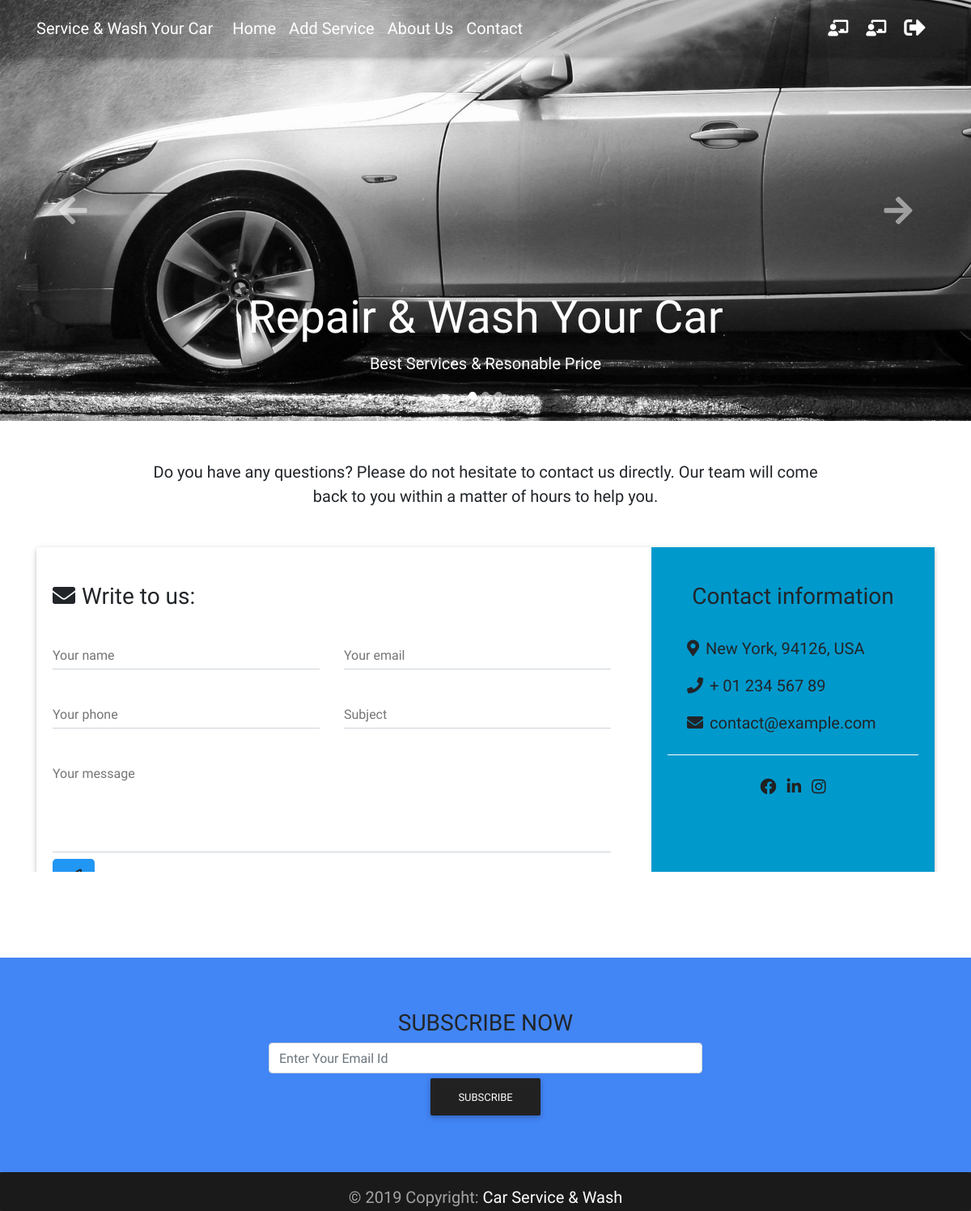
The app's page /contact.php (signed in) with its own data.
### tables this page shows
CREATE TABLE `pages` (
  `id` int(10) UNSIGNED NOT NULL,
  `title` varchar(255) NOT NULL,
  `description` text NOT NULL
);

CREATE TABLE `settings` (
  `id` int(10) UNSIGNED NOT NULL,
  `name` varchar(150) NOT NULL,
  `address` varchar(255) NOT NULL,
  `phone` varchar(20) NOT NULL,
  `email` varchar(150) NOT NULL,
  `facebook` varchar(255) DEFAULT NULL,
  `linkedin` varchar(255) DEFAULT NULL,
  `instagram` varchar(255) DEFAULT NULL
);

### lib/Session.php (called while the page is built, shortened)
<?php
class Session{
  public static function get($key){
    if (isset($_SESSION[$key])) {
      return $_SESSION[$key];
    } else {
      return false;
    }
  }
}
?>

### classes/User.php (called while the page is built, shortened)
<?php
	$filepath=realpath(dirname(__FILE__));
	include_once ($filepath.'../../lib/Database.php') ;
?>
<?php
class User
{
	private $db;
	function __construct(){
		$this->db=new Database();
	}
	public function getUserIdAndUserType(){
		return array(Session::get('userId'),Session::get('userType'));
	}
	public function getUserCategoryName($userId,$userType){
		$query = "SELECT name FROM user_categories LEFT JOIN users ON users.id='$userId' WHERE user_categories.id='$userType'";
		$result = $this->db->select($query);
		if($result){
			while ($value = $result->fetch_assoc()) {
				return $value['name'];
			}
		}
	}
	public function checkNormalUser(){
		list($x,$y) = $this->getUserIdAndUserType();
		if ($this->getUserCategoryName($x,$y) === 'User') {
			return true;
		}
		return false;
	}
}
?>

### lib/Database.php (called while the page is built, shortened)
<?php
    Class Database{
     public $host   = DB_HOST;
     public $user   = DB_USER;
     public $pass   = DB_PASS;
     public $dbname = DB_NAME;
     public $link;
    private function connectDB(){
     $this->link = new mysqli($this->host, $this->user, $this->pass,
      $this->dbname);
     }
    public function select($query){
      $result = $this->link->query($query) or
       die($this->link->error.__LINE__);
      if($result->num_rows > 0){
        return $result;
      } else {
        return false;
      }
     }
    }

### inc/inc.php (called while the page is built, shortened)
<?php
include 'lib/Session.php' ;
	include 'lib/Database.php' ;
	$user = new User();
	$page = new Page();
	$settings = new Settings();
?>

### classes/Page.php (called while the page is built, shortened)
<?php
	$filepath=realpath(dirname(__FILE__));
	include_once ($filepath.'/../lib/Database.php');
?>
<?php
class Page
{
	private $db;
	function __construct(){
		$this->db=new Database();
	}
	public function getAllPage(){
		$query = "SELECT * FROM pages ORDER BY id DESC";
		$result = $this->db->select($query);
		return $result;
	}
}
?>

### classes/Settings.php (called while the page is built, shortened)
<?php
	$filepath=realpath(dirname(__FILE__));
	include_once ($filepath.'/../lib/Database.php');
?>
<?php
class Settings
{
	private $db;
	function __construct(){
		$this->db=new Database();
	}
	public function getAllSettings(){
		$query = "SELECT * FROM settings";
		$result = $this->db->select($query);
		return $result;
	}
}
?>

### contact.php (the view, shortened to what this page needs)
<?php include 'inc/header.php'; ?>
<?php include 'inc/top_nav.php'; ?>
<?php include 'inc/carousel.php'; ?>
<main>
	<div class="container">
		<div class="mt-5 wow fadeIn">
			<section class="contact-section my-5">
				<p class="text-center w-responsive mx-auto mb-5">Do you have any questions? Please do not hesitate to contact us directly. Our team will come back to you within
        		a matter of hours to help you.</p>
				<div class="card">
					<div class="row">
						<div class="col-lg-8">
							<div class="card-body form">
								<h3 class="mt-4"><i class="fas fa-envelope pr-2"></i>Write to us:</h3>
								<form id="contact-form" name="contact-form">
									<div class="row">
										<div class="col-md-6">
											<div class="md-form mb-0">
												<input type="text" name="name" id="name" class="form-control">
												<label for="name" class="">Your name</label>
											</div>
										</div>
										<div class="col-md-6">
											<div class="md-form mb-0">
												<input type="text" name="email" id="email" class="form-control">
												<label for="email" class="">Your email</label>
											</div>
										</div>
									</div>
									<div class="row">
										<div class="col-md-6">
											<div class="md-form mb-0">
												<input type="text" name="phone"  id="phone" class="form-control">
												<label for="phone" class="">Your phone</label>
											</div>
										</div>
										<div class="col-md-6">
											<div class="md-form mb-0">
												<input type="text" name="subject"  id="subject" class="form-control">
												<label for="subject" class="">Subject</label>
											</div>
										</div>
									</div>
									<div class="row">
										<div class="col-md-12">
											<div class="md-form mb-0">
												<textarea name="message" id="message" class="form-control  md-textarea" rows="3"></textarea>
												<label for="message">Your message</label>
												<a onclick="validateForm()" class="btn-floating btn-lg blue">
													<i class="far fa-paper-plane"></i>
												</a>
											</div>
										</div>
									</div>
								</form>
							</div>
						</div>
						<div class="col-lg-4">
							<div class="card-body contact text-center h-100 dark-text info-color-dark">
								<h3 class="my-4 pb-2">Contact information</h3>
								<?php
									$result = $settings->getAllSettings();
									if($result){
										while($value = $result->fetch_assoc()){
								?>
								<ul class="text-lg-left list-unstyled ml-4">
									<li>
										<p><i class="fas fa-map-marker-alt pr-2"></i><?php echo $value['address']; ?></p>
									</li>
									<li>
										<p><i class="fas fa-phone pr-2"></i><?php echo $value['phone']; ?></p>
									</li>
									<li>
										<p><i class="fas fa-envelope pr-2"></i><?php echo $value['email']; ?></p>
									</li>
								</ul>
								<hr class="hr-light my-4">
								<ul class="list-inline text-center list-unstyled">
									<?php if (strlen($value['facebook']) > 0): ?>
										<li class="list-inline-item">
											<a class="text-dark" href="<?php echo $value['facebook'] ?>" class="p-2 fa-lg tw-ic">
												<i class="fab fa-facebook"></i>
											</a>
										</li>
									<?php endif ?>
									<?php if (strlen($value['linkedin']) > 0): ?>
										<li class="list-inline-item">
											<a class="text-dark" href="<?php echo $value['linkedin'] ?>" class="p-2 fa-lg tw-ic">
												<i class="fab fa-linkedin-in"></i>
											</a>
										</li>
									<?php endif ?>
									<?php if (strlen($value['instagram']) > 0): ?>
										<li class="list-inline-item">
											<a class="text-dark" href="<?php echo $value['instagram'] ?>" class="p-2 fa-lg tw-ic">
												<i class="fab fa-instagram"></i>
											</a>
										</li>
									<?php endif ?>
								</ul>
								<?php } } ?>
							</div>
						</div>
					</div>
				</div>
			</section>
		</div>
	</div>
</main>
<?php include 'inc/footer.php'; ?>

### inc/top_nav.php (shortened to what this page needs)
<nav class="navbar fixed-top navbar-expand-lg navbar-dark  scrolling-navbar">
    <div class="container">
        <a class="navbar-brand" href="index.php">
        <strong>Service & Wash Your Car</strong>
        </a>
        <div class="collapse navbar-collapse" id="navbarSupportedContent">
            <ul class="navbar-nav mr-auto">
                <li class="nav-item">
                  <a class="nav-link" href="index.php">Home
                  </a>
                </li>
                <?php if (Session::get('userLogin') == true || isset($_COOKIE['user'])): ?>
                    <?php if ($user->checkNormalUser() === false): ?>
                        <li class="nav-item">
                          <a class="nav-link" href="<?php echo URLROOT ?>/add_service.php">Add Service</a>
                        </li>
                    <?php endif ?>
                <?php endif ?>
                <?php
                   $result=$page->getAllPage();
                   if($result){
                       while($value=$result->fetch_assoc()) {
                ?>
                <li class="nav-item">
                    <a class="nav-link" href="<?php echo URLROOT ?>/page.php?pageId=<?php echo $value['id']; ?>"><?php echo $value['title']; ?></a>
                </li>
                <?php } } ?>
                <li class="nav-item">
                  <a class="nav-link" href="contact.php">Contact
                  </a>
                </li>
            </ul>
            <ul class="navbar-nav nav-flex-icons">
                <?php if (Session::get('userLogin') == true || isset($_COOKIE['user'])): ?>
                    <?php if ($user->checkNormalUser() === false): ?>
                        <li class="nav-item">
                            <a href="<?php echo(URLROOT);?>/provider_dashboard.php" class="nav-link" title="Provider Dashboard">
                                <i class="fas fa-chalkboard-teacher"></i>
                            </a>
                        </li>
                     <?php endif ?>
                        <li class="nav-item">
                            <a href="<?php echo(URLROOT);?>/user_dashboard.php" class="nav-link" title="User Dashboard">
                                <i class="fas fa-chalkboard-teacher"></i>
                            </a>
                        </li>
                    <li class="nav-item">
                        <a href="<?php echo(URLROOT);?>/logout.php?action=logout" class="nav-link" title="logout">
                            <i class="fas fa-sign-out-alt fa-lg"></i>
                        </a>
                    </li>
                <?php endif ?>
            </ul>
        </div>
    </div>
</nav>

### assets/css/style.css (style rules this page uses)
body { font-family: 'Grenze', serif; font-size: 20px; }
.navbar { background-color: rgba(0, 0, 0, 0.2); }

### records on screen
pages: title "About Us"
settings: address "New York, 94126, USA", phone "+ 01 234 567 89", email "contact@example.com"
